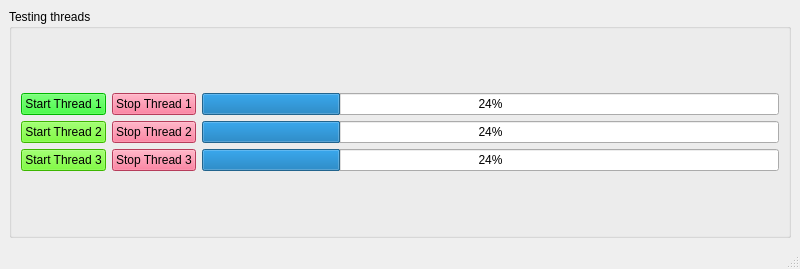
<?xml version="1.0" encoding="UTF-8"?>
<ui version="4.0">
 <class>MainWindow</class>
 <widget class="QMainWindow" name="MainWindow">
  <property name="geometry">
   <rect>
    <x>0</x>
    <y>0</y>
    <width>800</width>
    <height>269</height>
   </rect>
  </property>
  <property name="windowTitle">
   <string>MainWindow</string>
  </property>
  <widget class="QWidget" name="centralwidget">
   <layout class="QGridLayout" name="gridLayout_2">
    <item row="0" column="0">
     <widget class="QGroupBox" name="groupBox">
      <property name="title">
       <string>Testing threads</string>
      </property>
      <layout class="QGridLayout" name="gridLayout_3">
       <item row="0" column="0">
        <layout class="QGridLayout" name="gridLayout">
         <item row="0" column="2">
          <widget class="QProgressBar" name="progressBar">
           <property name="value">
            <number>24</number>
           </property>
          </widget>
         </item>
         <item row="0" column="0">
          <widget class="QPushButton" name="pushButton">
           <property name="styleSheet">
            <string notr="true">background-color: rgb(0, 255, 0);</string>
           </property>
           <property name="text">
            <string>Start Thread 1</string>
           </property>
          </widget>
         </item>
         <item row="0" column="3" rowspan="3">
          <layout class="QVBoxLayout" name="verticalLayout"/>
         </item>
         <item row="1" column="0">
          <widget class="QPushButton" name="pushButton_2">
           <property name="styleSheet">
            <string notr="true">background-color: rgb(85, 255, 0);</string>
           </property>
           <property name="text">
            <string>Start Thread 2</string>
           </property>
          </widget>
         </item>
         <item row="2" column="0">
          <widget class="QPushButton" name="pushButton_3">
           <property name="styleSheet">
            <string notr="true">background-color: rgb(85, 255, 0);</string>
           </property>
           <property name="text">
            <string>Start Thread 3</string>
           </property>
          </widget>
         </item>
         <item row="2" column="2">
          <widget class="QProgressBar" name="progressBar_3">
           <property name="value">
            <number>24</number>
           </property>
          </widget>
         </item>
         <item row="1" column="2">
          <widget class="QProgressBar" name="progressBar_2">
           <property name="value">
            <number>24</number>
           </property>
          </widget>
         </item>
         <item row="0" column="1">
          <widget class="QPushButton" name="pushButton_4">
           <property name="styleSheet">
            <string notr="true">background-color: rgb(255, 85, 127);</string>
           </property>
           <property name="text">
            <string>Stop Thread 1</string>
           </property>
          </widget>
         </item>
         <item row="1" column="1">
          <widget class="QPushButton" name="pushButton_5">
           <property name="styleSheet">
            <string notr="true">background-color: rgb(255, 85, 127);</string>
           </property>
           <property name="text">
            <string>Stop Thread 2</string>
           </property>
          </widget>
         </item>
         <item row="2" column="1">
          <widget class="QPushButton" name="pushButton_6">
           <property name="styleSheet">
            <string notr="true">background-color: rgb(255, 85, 127);</string>
           </property>
           <property name="text">
            <string>Stop Thread 3</string>
           </property>
          </widget>
         </item>
        </layout>
       </item>
      </layout>
     </widget>
    </item>
   </layout>
  </widget>
  <widget class="QStatusBar" name="statusbar"/>
 </widget>
 <resources/>
 <connections>
  <connection>
   <sender>pushButton</sender>
   <signal>clicked()</signal>
   <receiver>progressBar</receiver>
   <slot>reset()</slot>
   <hints>
    <hint type="sourcelabel">
     <x>42</x>
     <y>52</y>
    </hint>
    <hint type="destinationlabel">
     <x>156</x>
     <y>56</y>
    </hint>
   </hints>
  </connection>
  <connection>
   <sender>pushButton_2</sender>
   <signal>clicked()</signal>
   <receiver>progressBar_2</receiver>
   <slot>reset()</slot>
   <hints>
    <hint type="sourcelabel">
     <x>52</x>
     <y>130</y>
    </hint>
    <hint type="destinationlabel">
     <x>97</x>
     <y>129</y>
    </hint>
   </hints>
  </connection>
  <connection>
   <sender>pushButton_3</sender>
   <signal>clicked()</signal>
   <receiver>progressBar_3</receiver>
   <slot>reset()</slot>
   <hints>
    <hint type="sourcelabel">
     <x>66</x>
     <y>192</y>
    </hint>
    <hint type="destinationlabel">
     <x>130</x>
     <y>192</y>
    </hint>
   </hints>
  </connection>
 </connections>
</ui>
